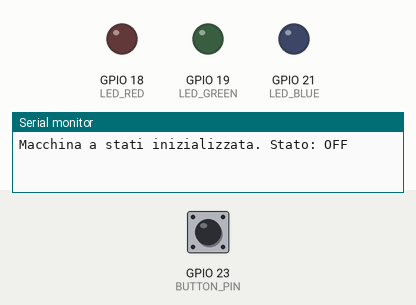
This sketch was run on a simulated ESP32. Shown: output pins drawn as LEDs (lit = HIGH), the last lines printed to the serial monitor. The inputs (shaded band) are chosen by the test bench; at power-on: GPIO 23 (BUTTON_PIN) HIGH.

Above: at 1.2 s.
1.3 s: GPIO 23 (BUTTON_PIN) pulled LOW for 0.15 s
At 2.2 s:
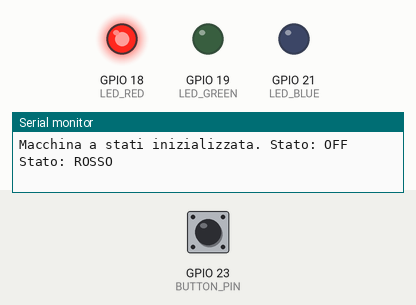
2.9 s: GPIO 23 (BUTTON_PIN) pulled LOW for 1 s
At 3.4 s:
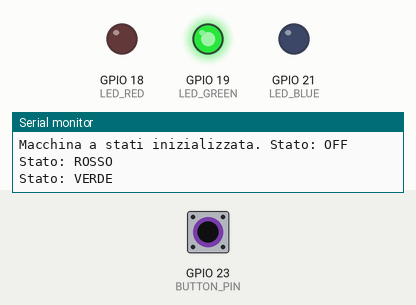
5.4 s: GPIO 23 (BUTTON_PIN) pulled LOW for 0.15 s
At 6.6 s:
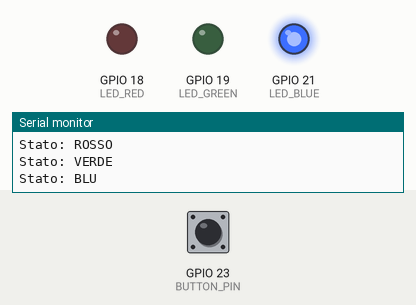
7.0 s: GPIO 23 (BUTTON_PIN) pulsed LOW 5 times (0.12 s each, 0.3 s apart)
At 8.8 s:
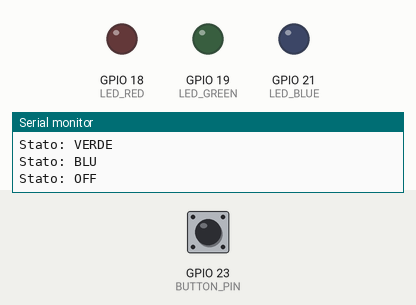
10.0 s: GPIO 23 (BUTTON_PIN) pulled LOW for 3.2 s
At 11.3 s:
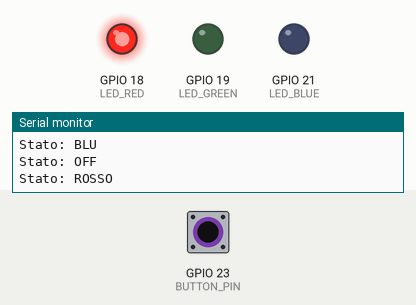
Timing chart, 0 to 13.0 s (numbered marks = the images above; inputs shaded):
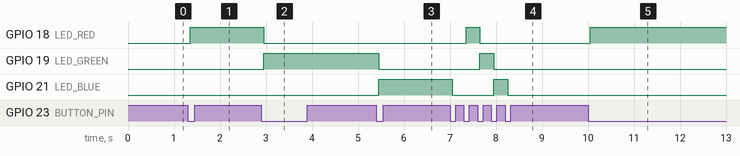

Measured:
- after the input at 1.3 s, GPIO 18 (LED_RED): LOW → HIGH after 0.05 s
- after the input at 2.9 s, GPIO 18 (LED_RED): HIGH → LOW after 0.05 s; GPIO 19 (LED_GREEN): LOW → HIGH after 0.05 s
- after the input at 5.4 s, GPIO 19 (LED_GREEN): HIGH → LOW after 0.05 s; GPIO 21 (LED_BLUE): LOW → HIGH after 0.05 s
- after the input at 7.0 s, GPIO 18 (LED_RED): LOW → HIGH after 0.35 s, → LOW 0.30 s later; GPIO 19 (LED_GREEN): LOW → HIGH after 0.65 s, → LOW 0.30 s later; GPIO 21 (LED_BLUE): HIGH → LOW after 0.05 s, → HIGH 0.90 s later, → LOW 0.30 s later
- after the input at 10.0 s, GPIO 18 (LED_RED): LOW → HIGH after 0.05 s

The sketch:

Pulsanti_07_macchina_stati.ino
```cpp
#include <Arduino.h>

// Sketch per una macchina a stati controllata da pulsante
const int BUTTON_PIN = 23;  // Pin a cui è collegato il pulsante
const int LED_RED = 18;     // Pin a cui è collegato il LED rosso
const int LED_GREEN = 19;  // Pin a cui è collegato il LED verde
const int LED_BLUE = 21;   // Pin a cui è collegato il LED blu

// Definizione degli stati
enum State {
  STATE_RED,
  STATE_GREEN,
  STATE_BLUE,
  STATE_OFF
};

// Variabili di stato
State currentState = STATE_OFF;           // Stato corrente della macchina a stati
int buttonState = HIGH;                   // Stato corrente del pulsante
int lastButtonState = HIGH;               // Stato precedente del pulsante

// Variabili per il debouncing
unsigned long lastDebounceTime = 0;       // Ultimo momento in cui il pin è cambiato
const unsigned long DEBOUNCE_DELAY = 50;  // Tempo di debounce (ms)

void updateLEDs();

void setup() {
  Serial.begin(115200);
  pinMode(BUTTON_PIN, INPUT_PULLUP);
  buttonState = lastButtonState = digitalRead(BUTTON_PIN);
  lastDebounceTime = millis();
  pinMode(LED_RED, OUTPUT);
  pinMode(LED_GREEN, OUTPUT);
  pinMode(LED_BLUE, OUTPUT);

  // Inizializza tutti i LED spenti
  digitalWrite(LED_RED, LOW);
  digitalWrite(LED_GREEN, LOW);
  digitalWrite(LED_BLUE, LOW);

  Serial.println("Macchina a stati inizializzata. Stato: OFF");
}

void loop() {
  // Gestione del pulsante
  int reading = digitalRead(BUTTON_PIN);
  if (reading != lastButtonState) {
    lastDebounceTime = millis();
  }

  if ((millis() - lastDebounceTime) >= DEBOUNCE_DELAY) {
    if (reading != buttonState) {
      buttonState = reading;
      if (buttonState == LOW) {  // Se il pulsante è premuto (LOW con pull-up)
        // Cambia lo stato
        switch (currentState) {
          case STATE_OFF:
            currentState = STATE_RED;
            Serial.println("Stato: ROSSO");
            break;
          case STATE_RED:
            currentState = STATE_GREEN;
            Serial.println("Stato: VERDE");
            break;
          case STATE_GREEN:
            currentState = STATE_BLUE;
            Serial.println("Stato: BLU");
            break;
          case STATE_BLUE:
            currentState = STATE_OFF;
            Serial.println("Stato: OFF");
            break;
        }

        // Aggiorna i LED in base allo stato corrente
        updateLEDs();
      }
    }
  }
  lastButtonState = reading;
  delay(1);
}

// Funzione per aggiornare i LED in base allo stato corrente
void updateLEDs() {
  // Spegni tutti i LED
  digitalWrite(LED_RED, LOW);
  digitalWrite(LED_GREEN, LOW);
  digitalWrite(LED_BLUE, LOW);

  // Accendi il LED corrispondente allo stato corrente
  switch (currentState) {
    case STATE_RED:
      digitalWrite(LED_RED, HIGH);
      break;
    case STATE_GREEN:
      digitalWrite(LED_GREEN, HIGH);
      break;
    case STATE_BLUE:
      digitalWrite(LED_BLUE, HIGH);
      break;
    case STATE_OFF:
      // Tutti i LED rimangono spenti
      break;
  }
}
```
